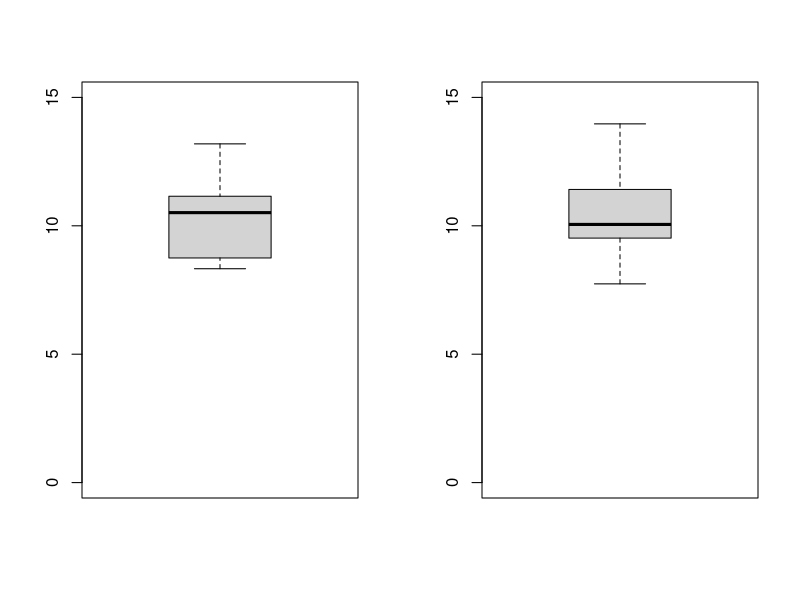

Here is the R script that generated this plot: (Note: this script raises an error after producing the figure.)
## ---- chunk 1
knitr::opts_chunk$set(echo = TRUE)
## ---- chunk 2
par(mfrow=c(1,2))
set.seed(1)
vec1 = rnorm(10, mean=10, sd=2)
boxplot(vec1, ylim = c(0,15))

set.seed(2)
vec2 = rnorm(10, mean=10, sd=2)
boxplot(vec2, ylim = c(0,15))
## ---- chunk 3

## ---- chunk 4
t.test(vec1, vec2)$p.value
mean(vec1)
mean(vec2)
sd(vec1)
sd(vec2)
## ---- chunk 5
smalldataM = as.matrix(smalldata)
miRaTumor = smalldataM["miR_a", 1:10]
mean(miRaTumor)
sd(miRaTumor)
## ---- chunk 6
miRaControl = smalldataM["miR_a", 11:20]
mean(miRaControl)
sd(miRaControl)
## ---- chunk 7
t.test(miRaTumor, miRaControl)
## ---- chunk 8
log2(mean(miRaTumor)/mean(miRaControl))
